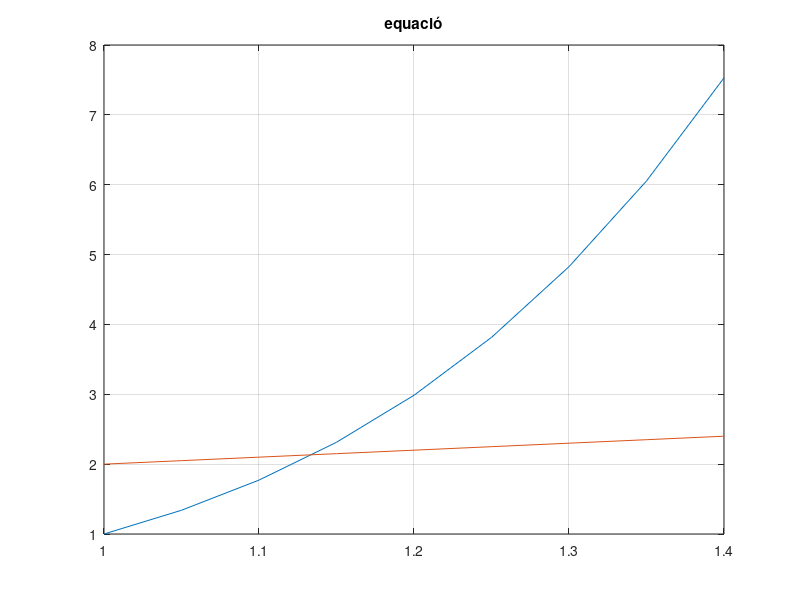

MATLAB code for this plot: (Note: this script raises an error after producing the figure.)
%% Principal Bisection
%  Thursday 8th March 2018

%% Plot
f = @(x) x.^6 - x - 1;
t = 1:0.05:1.4;
plot(t, t.^6, t, t + 1), grid, title('equació');

%% Iterations Newton
a = 1;
b = 1.2;
tol = 0.05;
root = my_bisec(f, a, b, tol, 5);
disp(root);

%% Iterations Bisection
tol = 0.005;
if f(a)*f(b) < 0
   root = my_bisec(f, a, b, tol, 5);
   disp(root);
else
   disp('Bolzano theorem is not satisfied');
end

%% Iterations Secant
a = 1;
b = 1.2;
tol = 0.0000005;
root = my_secant(f, a, b, tol, 5);
disp(root);
